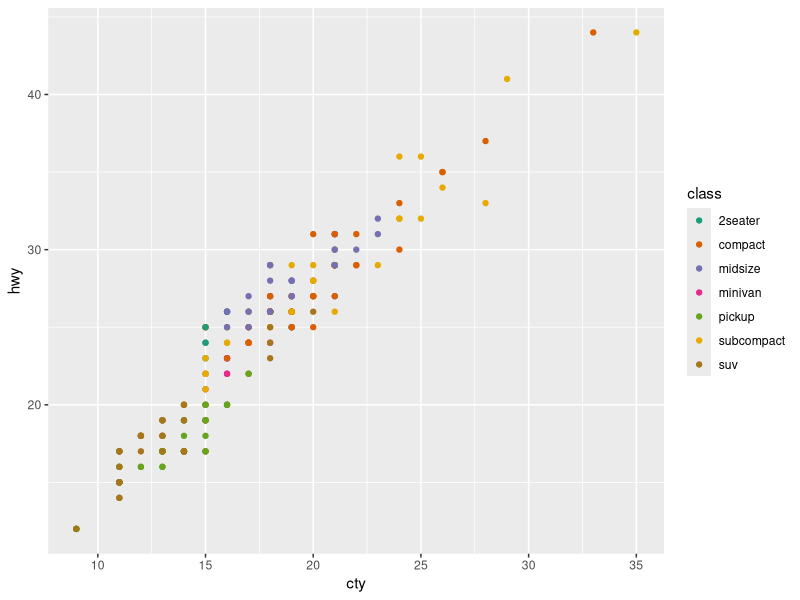

R code for this plot:
library(tidyverse)

data()
View(mpg)

?filter
filter(mpg, cty >= 20)
mpg_efficient <- filter(mpg, cty >= 20)
View(mpg_efficient)

mpg_ford <- filter(mpg, manufacturer== "ford")

mpg_metric <- mutate(mpg, cty_metric = 0.425144 * cty)

mpg_metric <- mpg %>%
  mutate(cty_metric = 0.425144 * cty)


mpg %>% 
  group_by(class) %>% 
  summarize(mean(cty),
            median(cty))

ggplot(mpg, aes(x= cty, y= hwy, color= class)) +
  geom_point() +
  scale_color_brewer(palette = "Dark2")